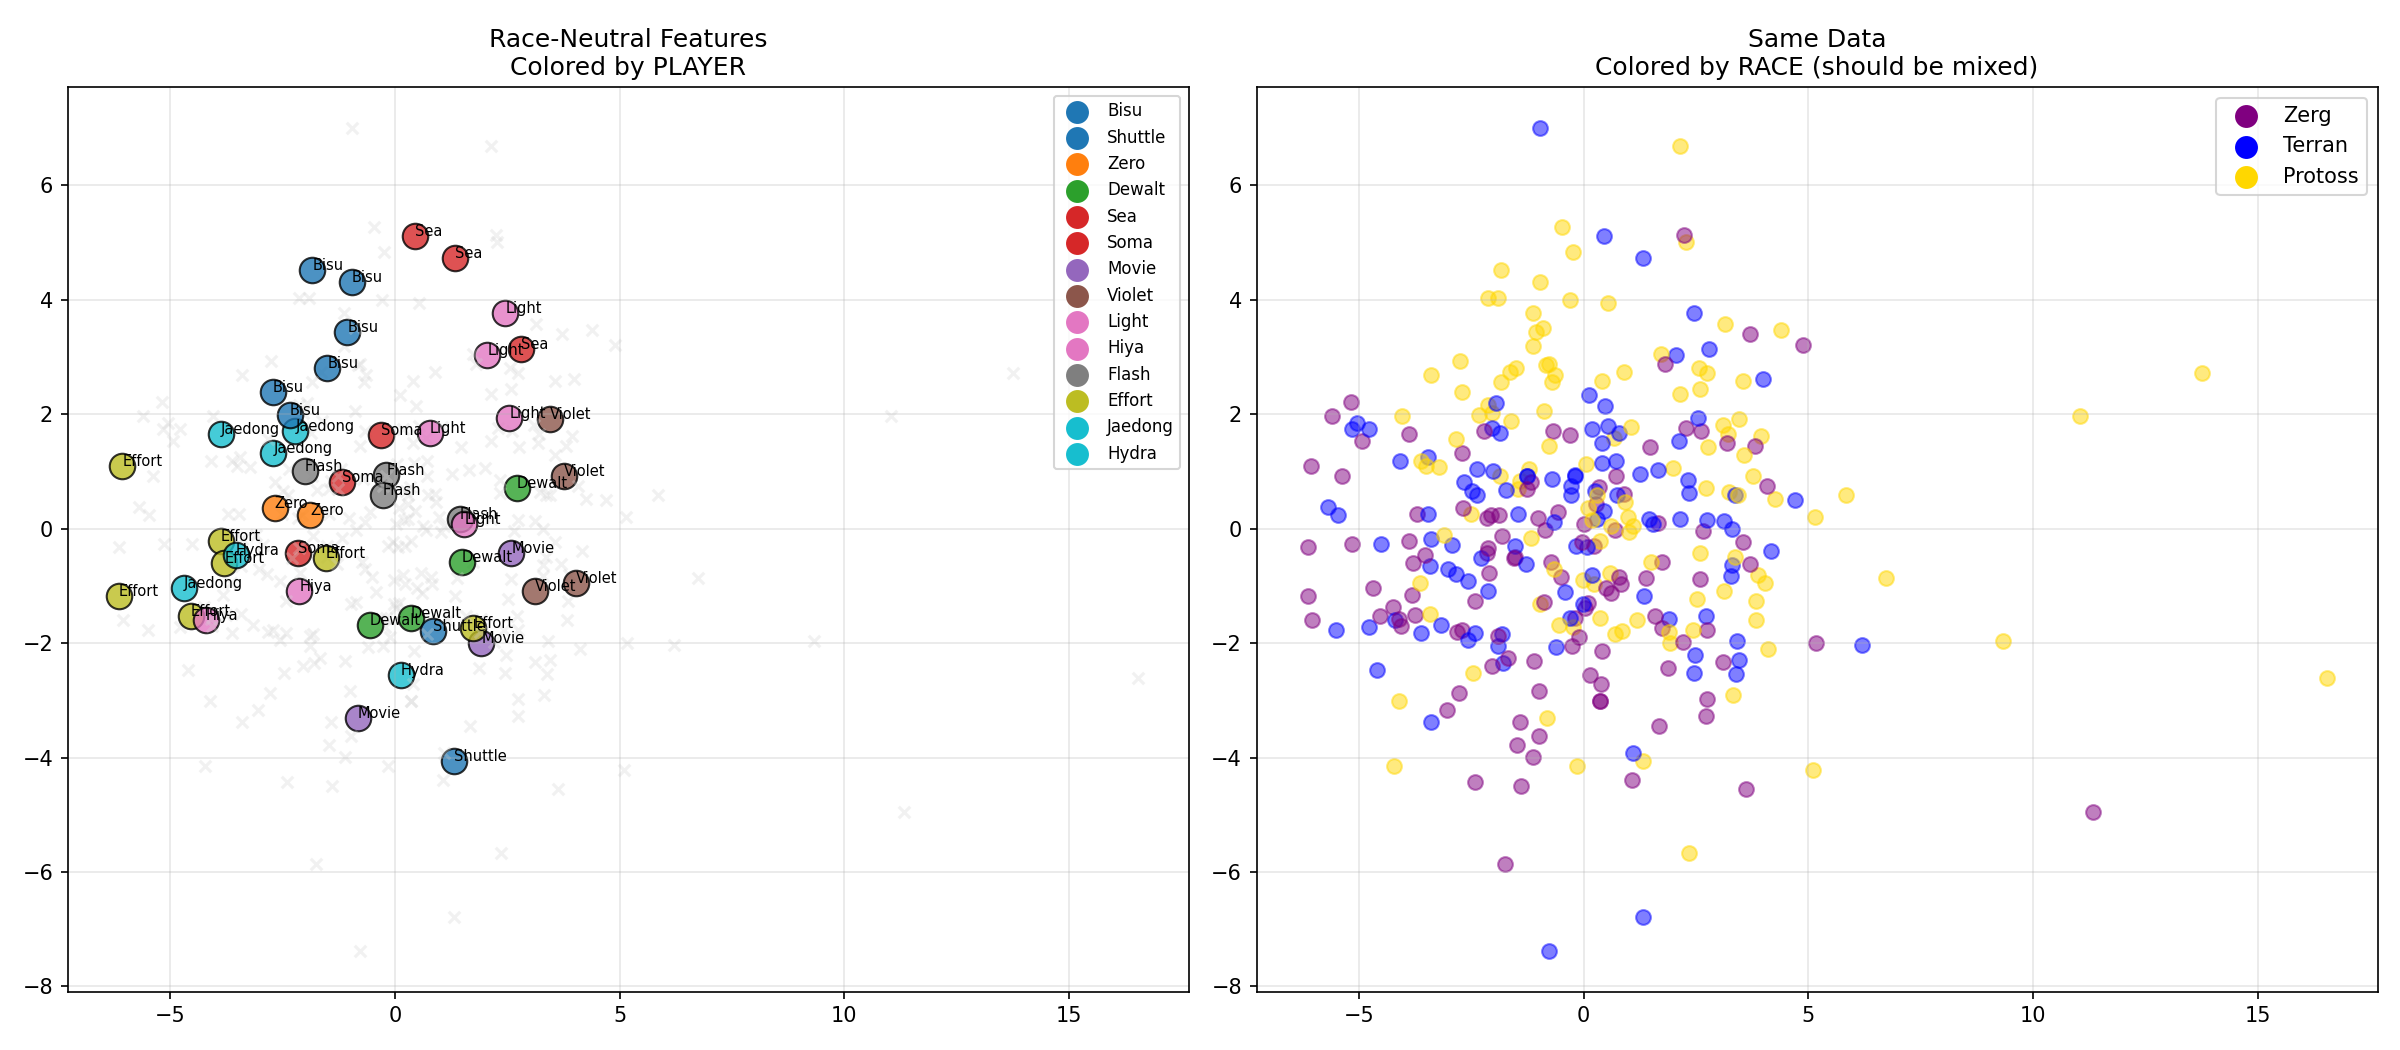

Reproduce this figure in Python.
#!/usr/bin/env python3
"""
Race-neutral clustering - focus on features that don't depend on race.
"""

import json
import subprocess
from pathlib import Path
from collections import Counter
import statistics
import numpy as np
from sklearn.preprocessing import StandardScaler
from sklearn.decomposition import PCA
from sklearn.cluster import KMeans
import matplotlib.pyplot as plt

SCREP_PATH = Path.home() / "go/bin/screp"
FRAME_MS = 42
FRAMES_PER_MINUTE = (1000 / FRAME_MS) * 60


def parse_replay(replay_path: Path) -> dict:
    result = subprocess.run(
        [str(SCREP_PATH), "-cmds", str(replay_path)],
        capture_output=True, text=True
    )
    return json.loads(result.stdout)


def extract_race_neutral_features(commands: list, game_frames: int) -> dict:
    """
    Extract ONLY features that are race-independent.
    Focus on: timing, hotkeys, click patterns, rhythm.
    """
    if len(commands) < 100:
        return None

    game_minutes = (game_frames * FRAME_MS) / 1000 / 60
    features = {}

    # === 1. TIMING PATTERNS (race-neutral) ===
    frames = [c["Frame"] for c in commands]
    gaps = [frames[i] - frames[i-1] for i in range(1, len(frames))]

    if gaps:
        gaps_ms = [g * FRAME_MS for g in gaps]
        features["gap_mean"] = statistics.mean(gaps_ms)
        features["gap_std"] = statistics.stdev(gaps_ms) if len(gaps_ms) > 1 else 0
        features["gap_median"] = statistics.median(gaps_ms)

        # Rhythm patterns
        features["rapid_ratio"] = sum(1 for g in gaps_ms if g < 100) / len(gaps_ms)      # Very fast
        features["moderate_ratio"] = sum(1 for g in gaps_ms if 100 <= g < 300) / len(gaps_ms)  # Normal
        features["slow_ratio"] = sum(1 for g in gaps_ms if g >= 500) / len(gaps_ms)      # Pauses

        # Burstiness: ratio of std to mean (higher = more bursty)
        features["burstiness"] = features["gap_std"] / features["gap_mean"] if features["gap_mean"] > 0 else 0

    # === 2. HOTKEY PATTERNS (race-neutral) ===
    hotkey_cmds = [c for c in commands if c["Type"]["Name"] == "Hotkey"]

    if hotkey_cmds:
        # Which groups they use (0-9)
        groups = [c.get("Group", 0) for c in hotkey_cmds]
        group_counts = Counter(groups)

        # Hotkey diversity: how many different groups do they use?
        features["hotkey_diversity"] = len(group_counts)

        # Concentration: what % of hotkeys are their top 2 groups?
        top_2 = sum(c for _, c in group_counts.most_common(2))
        features["hotkey_concentration"] = top_2 / len(hotkey_cmds)

        # Assign vs Select ratio
        assigns = sum(1 for c in hotkey_cmds if c.get("HotkeyType", {}).get("Name") == "Assign")
        features["hotkey_assign_ratio"] = assigns / len(hotkey_cmds)

        # Hotkey as % of total actions
        features["hotkey_action_ratio"] = len(hotkey_cmds) / len(commands)

        # Which group they use most (encoded as a feature)
        most_common_group = group_counts.most_common(1)[0][0] if group_counts else 0
        features["primary_hotkey_group"] = most_common_group

    # === 3. CLICK/MOVEMENT PATTERNS (race-neutral) ===
    clicks = [(c["Pos"]["X"], c["Pos"]["Y"]) for c in commands if "Pos" in c]

    if len(clicks) > 10:
        # Distance between consecutive clicks
        distances = []
        for i in range(1, len(clicks)):
            dx = clicks[i][0] - clicks[i-1][0]
            dy = clicks[i][1] - clicks[i-1][1]
            distances.append((dx**2 + dy**2) ** 0.5)

        features["click_dist_mean"] = statistics.mean(distances)
        features["click_dist_std"] = statistics.stdev(distances) if len(distances) > 1 else 0
        features["click_dist_median"] = statistics.median(distances)

        # Small movements vs big jumps
        features["small_move_ratio"] = sum(1 for d in distances if d < 100) / len(distances)
        features["big_jump_ratio"] = sum(1 for d in distances if d > 1000) / len(distances)

    # === 4. EARLY GAME (first 2 min - before race matters much) ===
    early_cutoff = int(2 * FRAMES_PER_MINUTE)
    early_cmds = [c for c in commands if c["Frame"] < early_cutoff]

    if len(early_cmds) > 20:
        features["early_apm"] = len(early_cmds) / 2.0

        early_gaps = [(early_cmds[i]["Frame"] - early_cmds[i-1]["Frame"]) * FRAME_MS
                      for i in range(1, len(early_cmds))]
        if early_gaps:
            features["early_gap_mean"] = statistics.mean(early_gaps)
            features["early_rapid_ratio"] = sum(1 for g in early_gaps if g < 100) / len(early_gaps)

        # First hotkey setup sequence
        early_hotkeys = [c for c in early_cmds if c["Type"]["Name"] == "Hotkey"]
        early_assigns = [c.get("Group", 0) for c in early_hotkeys
                        if c.get("HotkeyType", {}).get("Name") == "Assign"]

        # Encode first 3 hotkey assigns as features
        for i in range(3):
            features[f"first_assign_{i}"] = early_assigns[i] if i < len(early_assigns) else -1

    # === 5. QUEUED ACTIONS (race-neutral) ===
    queued = sum(1 for c in commands if c.get("Queued", False))
    features["queued_ratio"] = queued / len(commands)

    # === 6. SELECTION PATTERNS (somewhat race-neutral) ===
    selections = [c for c in commands if c["Type"]["Name"] == "Select"]
    if selections:
        sizes = [len(c.get("UnitTags", [])) for c in selections if "UnitTags" in c]
        if sizes:
            features["select_size_mean"] = statistics.mean(sizes)
            features["select_size_std"] = statistics.stdev(sizes) if len(sizes) > 1 else 0

        # Reselection ratio: selecting same units repeatedly
        features["selection_action_ratio"] = len(selections) / len(commands)

    # === 7. APM PATTERNS (race-neutral) ===
    features["apm"] = len(commands) / game_minutes

    # APM over time - capture the shape
    frames_per_min = int(FRAMES_PER_MINUTE)
    apm_buckets = Counter(c["Frame"] // frames_per_min for c in commands)
    apm_curve = [apm_buckets.get(i, 0) for i in range(10)]  # First 10 minutes

    if len(apm_curve) >= 5:
        # Early vs late game APM
        early_apm_avg = statistics.mean(apm_curve[:3]) if apm_curve[:3] else 0
        late_apm_avg = statistics.mean(apm_curve[5:8]) if len(apm_curve) > 5 else 0
        features["apm_decay"] = (early_apm_avg - late_apm_avg) / early_apm_avg if early_apm_avg > 0 else 0

        # APM variance (consistency)
        features["apm_variance"] = statistics.stdev(apm_curve[:8]) if len(apm_curve) >= 8 else 0

    # === 8. COMMAND TYPE RATIOS (race-neutral ones only) ===
    cmd_types = Counter(c["Type"]["Name"] for c in commands)
    total = sum(cmd_types.values())

    # These are race-neutral: everyone uses hotkeys, right-clicks, selects
    features["pct_hotkey"] = cmd_types.get("Hotkey", 0) / total
    features["pct_right_click"] = cmd_types.get("Right Click", 0) / total
    features["pct_select"] = cmd_types.get("Select", 0) / total
    features["pct_targeted_order"] = cmd_types.get("Targeted Order", 0) / total

    # Ratio of "thinking" (select/hotkey) vs "doing" (right click/orders)
    thinking = cmd_types.get("Hotkey", 0) + cmd_types.get("Select", 0)
    doing = cmd_types.get("Right Click", 0) + cmd_types.get("Targeted Order", 0)
    features["think_do_ratio"] = thinking / doing if doing > 0 else 0

    return features


def load_all_replays(replay_dir: Path):
    """Load all replays and extract features."""
    alias_map = {
        # Bisu
        "na1st": "Bisu", "fa1con": "Bisu", "Bisu": "Bisu", "Bisu[Shield]": "Bisu",
        # Flash
        "FlaSh": "Flash", "KTF FlaSh": "Flash",
        # Jaedong
        "HwaSeungOZ Jaedong": "Jaedong",
        # Soma
        "lllIlIlIIIl11": "Soma", "wwvvwwvvwvwww": "Soma",
        # Dewalt
        "weiguginsagi": "Dewalt", "weigugindagsin": "Dewalt",
        # Hiya
        "HwaSeungOZ HiyA": "Hiya",
        # Shuttle
        "Carariyo_jum2": "Shuttle",
        # Effort
        "effort": "Effort",
        # Hydra
        "by.hydra": "Hydra",
        # Movie
        "BY.MOVIE": "Movie", "mOvie": "Movie",
        # Zero
        "Zero": "Zero",
        # Sea
        "Sea[Shield]": "Sea",
        # Light
        "Light[aLive]": "Light", "mbclight": "Light",
        # Violet
        "Violet[Name]": "Violet",
        # Sonic
        "Sonic": "Sonic",
    }

    samples = []

    for rep_file in sorted(replay_dir.glob("*.rep")):
        try:
            data = parse_replay(rep_file)
            commands = data.get("Commands", {}).get("Cmds", [])
            game_frames = data["Header"]["Frames"]

            for player in data["Header"]["Players"]:
                if player["Type"]["Name"] != "Human":
                    continue

                name = player["Name"]
                player_cmds = [c for c in commands if c["PlayerID"] == player["ID"]]
                features = extract_race_neutral_features(player_cmds, game_frames)

                if features and features["apm"] > 100:
                    known_name = alias_map.get(name)
                    samples.append({
                        "features": features,
                        "name": name,
                        "known": known_name,
                        "race": player["Race"]["Name"],
                        "replay": rep_file.name,
                    })
        except Exception as e:
            pass

    return samples


def create_matrix(samples):
    all_features = set()
    for s in samples:
        all_features.update(s["features"].keys())
    feature_names = sorted(all_features)
    X = np.array([[s["features"].get(f, 0) for f in feature_names] for s in samples])
    return X, feature_names


def main():
    replay_dir = Path("/home/campesino/workspace/gosu-unveiled/data/poc_2008_2023/replays")

    print("Loading replays with RACE-NEUTRAL features...")
    samples = load_all_replays(replay_dir)
    print(f"Loaded {len(samples)} player-games")

    X, feature_names = create_matrix(samples)
    print(f"Feature matrix: {X.shape}")
    print(f"Features used: {len(feature_names)}")
    print(f"  {feature_names[:10]}...")

    # Standardize
    scaler = StandardScaler()
    X_scaled = scaler.fit_transform(X)

    # PCA
    pca = PCA(n_components=2)
    X_2d = pca.fit_transform(X_scaled)
    print(f"PCA variance explained: {pca.explained_variance_ratio_.sum():.1%}")

    # Plot
    fig, axes = plt.subplots(1, 2, figsize=(16, 7))

    # Color by known player
    known_players = list(set(s["known"] for s in samples if s["known"]))
    colors = plt.cm.tab10(np.linspace(0, 1, len(known_players)))
    player_colors = {p: colors[i] for i, p in enumerate(known_players)}

    # Left plot: colored by PLAYER (what we want)
    ax = axes[0]
    for i, sample in enumerate(samples):
        x, y = X_2d[i]
        known = sample["known"]
        if known:
            color = player_colors[known]
            ax.scatter(x, y, c=[color], s=150, alpha=0.8, edgecolors='black', linewidth=1)
            ax.annotate(known, (x, y), fontsize=7)
        else:
            ax.scatter(x, y, c='lightgray', marker='x', s=30, alpha=0.3)

    for player, color in player_colors.items():
        ax.scatter([], [], c=[color], label=player, s=100)
    ax.legend(loc='upper right', fontsize=8)
    ax.set_title("Race-Neutral Features\nColored by PLAYER")
    ax.grid(True, alpha=0.3)

    # Right plot: colored by RACE (should be mixed if race-neutral works)
    ax = axes[1]
    race_colors = {'Zerg': 'purple', 'Terran': 'blue', 'Protoss': 'gold'}
    for i, sample in enumerate(samples):
        x, y = X_2d[i]
        color = race_colors.get(sample["race"], 'gray')
        ax.scatter(x, y, c=color, s=50, alpha=0.5)

    for race, color in race_colors.items():
        ax.scatter([], [], c=color, label=race, s=100)
    ax.legend(loc='upper right')
    ax.set_title("Same Data\nColored by RACE (should be mixed)")
    ax.grid(True, alpha=0.3)

    plt.tight_layout()
    plt.savefig("/home/campesino/workspace/gosu-unveiled/clustering_race_neutral.png", dpi=150)
    print("Saved clustering_race_neutral.png")

    # Self-consistency check
    print("\n" + "="*60)
    print("SELF-CONSISTENCY (race-neutral features)")
    print("="*60)

    known_players_set = set(s["known"] for s in samples if s["known"])
    for player in sorted(known_players_set):
        indices = [i for i, s in enumerate(samples) if s["known"] == player]
        if len(indices) < 2:
            continue

        player_X = X_scaled[indices]
        intra_distances = []
        for i in range(len(player_X)):
            for j in range(i+1, len(player_X)):
                intra_distances.append(np.linalg.norm(player_X[i] - player_X[j]))

        avg_intra = np.mean(intra_distances)

        other_indices = [i for i, s in enumerate(samples) if s["known"] and s["known"] != player]
        if other_indices:
            player_center = player_X.mean(axis=0)
            inter_distances = [np.linalg.norm(X_scaled[idx] - player_center) for idx in other_indices]
            avg_inter = np.mean(inter_distances)

            ratio = avg_inter / avg_intra if avg_intra > 0 else 0
            races = set(samples[i]["race"] for i in indices)
            print(f"{player:12s} ({','.join(r[0] for r in races)}): intra={avg_intra:.2f}, inter={avg_inter:.2f}, ratio={ratio:.2f} {'✓' if ratio > 1.5 else ''}")

    # Compare: do same-race players still cluster?
    print("\n" + "="*60)
    print("RACE SEPARATION CHECK (should be LOW if race-neutral works)")
    print("="*60)

    for race in ["Zerg", "Terran", "Protoss"]:
        race_indices = [i for i, s in enumerate(samples) if s["race"] == race]
        other_indices = [i for i, s in enumerate(samples) if s["race"] != race]

        if race_indices and other_indices:
            race_center = X_scaled[race_indices].mean(axis=0)

            intra = [np.linalg.norm(X_scaled[i] - race_center) for i in race_indices]
            inter = [np.linalg.norm(X_scaled[i] - race_center) for i in other_indices]

            print(f"{race:8s}: intra={np.mean(intra):.2f}, inter={np.mean(inter):.2f}, ratio={np.mean(inter)/np.mean(intra):.2f}")


if __name__ == "__main__":
    main()
